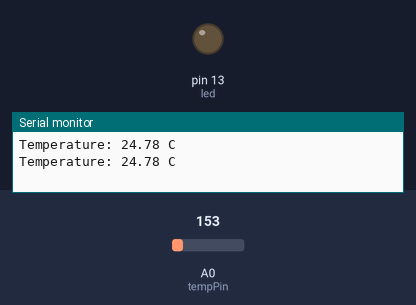
A sketch run on a simulated Arduino Uno, built with avr-gcc and run on an emulated ATmega328P. On the bench: output pins drawn as LEDs (lit = HIGH), the last lines printed to the serial monitor. The test bench sets the inputs (shaded band); at power-on: A0 (tempPin) = 153.

Above: at 1.8 s.
1.9 s: A0 (tempPin) set to 173
At 2.5 s:
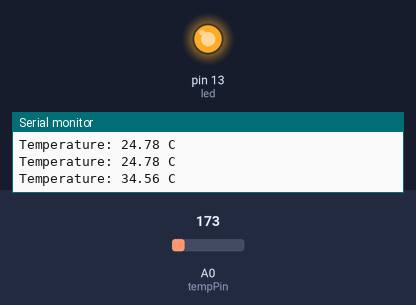
3.5 s: A0 (tempPin) set to 133
At 5.2 s:
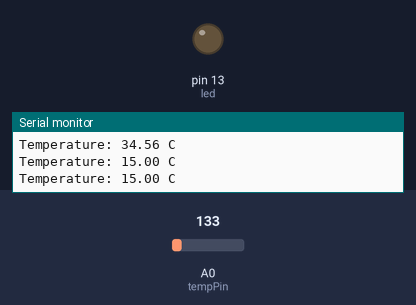
5.5 s: A0 (tempPin) set to 165
At 6.8 s:
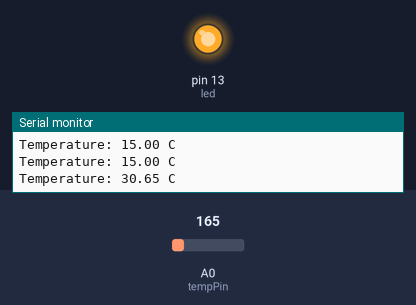
Timing chart, 0 to 8.5 s (numbered marks = the images above; inputs shaded):
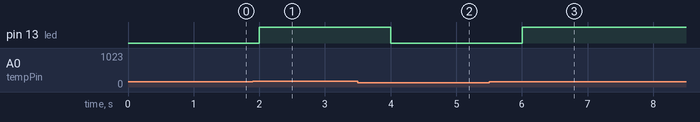

The sketch:

code__3_.ino
```cpp
int tempPin = A0;
int led = 13;

void setup() {
  Serial.begin(9600);
  pinMode(led, OUTPUT);
}

void loop() {
  int value = analogRead(tempPin);
  float voltage = value * (5.0 / 1023.0);
  float temperature = (voltage - 0.5) * 100;

  Serial.print("Temperature: ");
  Serial.print(temperature);
  Serial.println(" C");

  if (temperature >= 30) {
    digitalWrite(led, HIGH);
  }
  else {
    digitalWrite(led, LOW);
  }

  delay(1000);
}
```

Measured:
- the behaviour switches between 163 and 164 on A0 (tempPin) (found by bisection; images 0 and 1)
- after the input at 1.9 s, pin 13 (led): LOW → HIGH after 0.10 s
- after the input at 3.5 s, pin 13 (led): HIGH → LOW after 0.50 s
- after the input at 5.5 s, pin 13 (led): LOW → HIGH after 0.51 s
